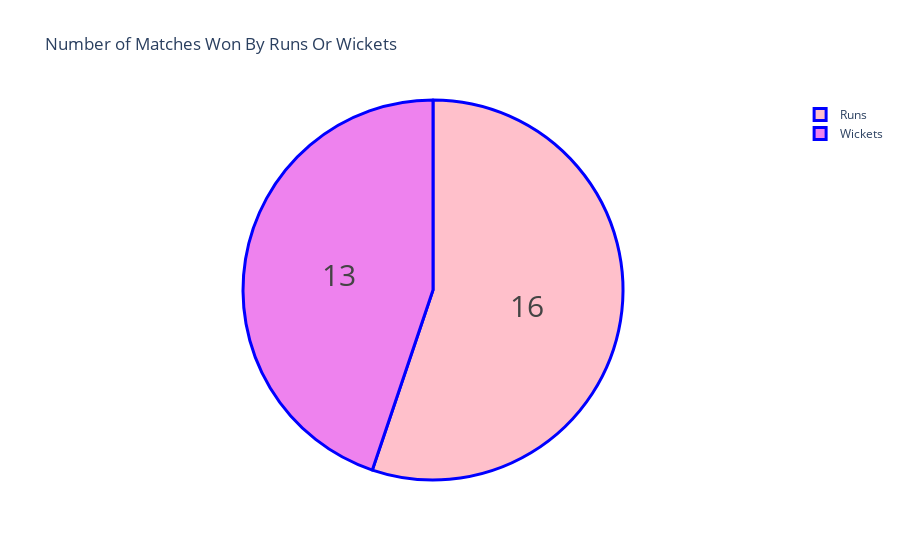

This figure's notebook cell:
### Code cell
won_by = data["won by"].value_counts()
label = won_by.index
counts = won_by.values
colors = ['pink','violet']

fig = go.Figure(data=[go.Pie(labels=label, values=counts)])
fig.update_layout(title_text='Number of Matches Won By Runs Or Wickets')
fig.update_traces(hoverinfo='label+percent', textinfo='value', textfont_size=30,
                  marker=dict(colors=colors, line=dict(color='blue', width=3)))
fig.show()

### Figure 1 — Plotly figure (JSON) as saved in the notebook; plotly's stock layout.template omitted (floating-point values rounded to 4 significant figures)
{"data": [{"hoverinfo": "label+percent", "labels": ["Runs", "Wickets"], "marker": {"colors": ["pink", "violet"], "line": {"color": "blue", "width": 3}}, "textfont": {"size": 30}, "textinfo": "value", "type": "pie", "values": [16, 13]}], "layout": {"title": {"text": "Number of Matches Won By Runs Or Wickets"}}}
